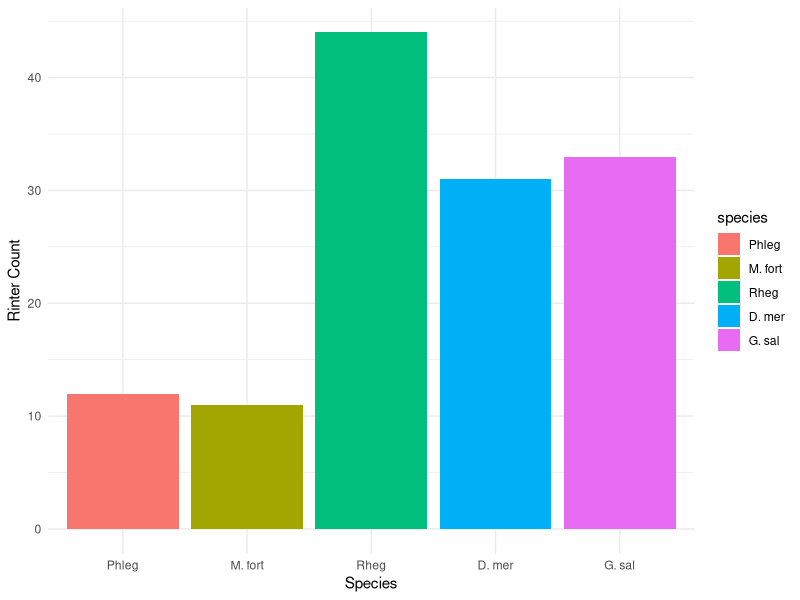
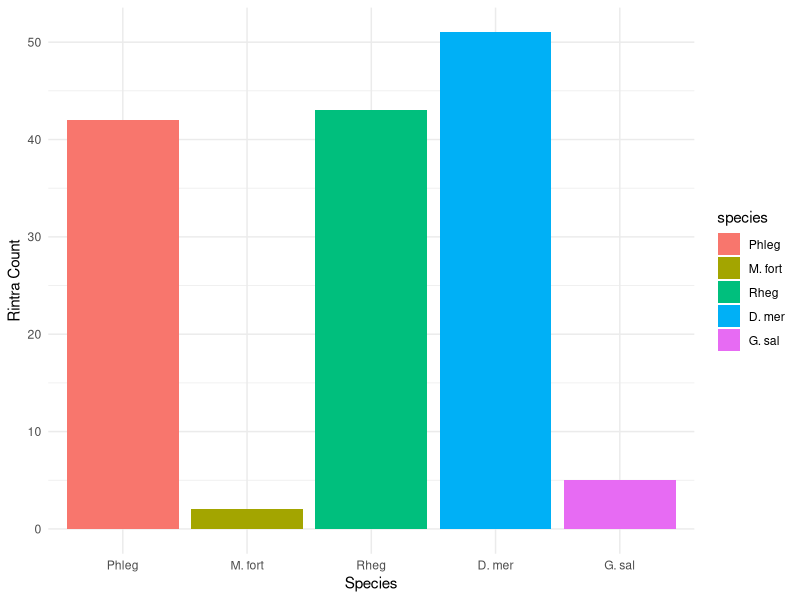
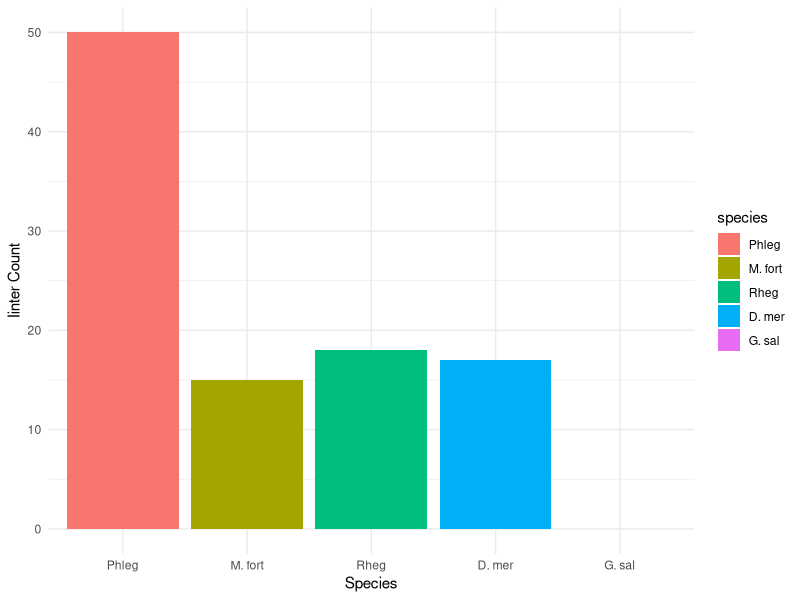
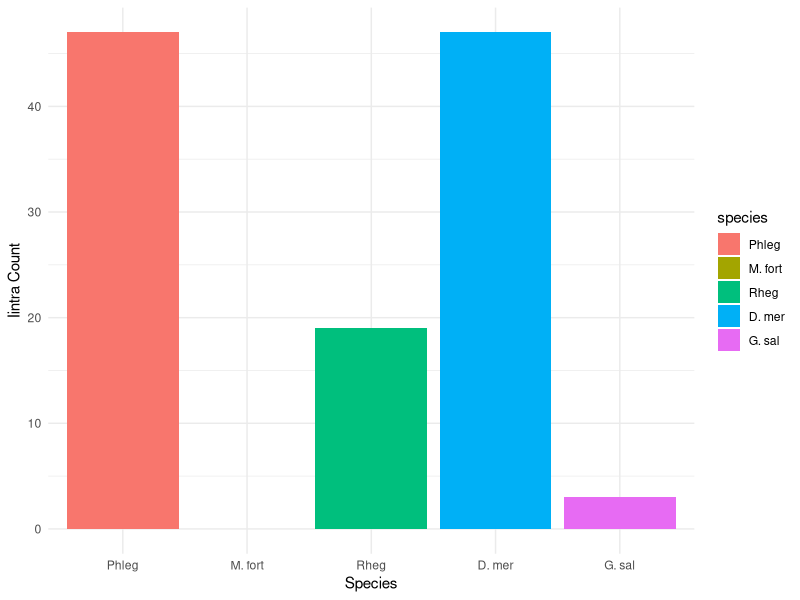

The R script that drew these images, in order:
## ---- chunk 1
rm(list=ls())
library(here)
library(tidyverse)
## ---- chunk 2
data_birds <- read.csv(here("Data", "ForgBout_00_01_07_08.csv"))
## ---- chunk 3
# make binary variables - true or false the interaction occurred

new_bird_ind <- data_birds |>
  mutate(
    Ind_Rinter = (Rinter > 0),
    Ind_Rintra = (Rintra > 0),
    Ind_Iinter = (Iinter > 0),
    Ind_Iintra = (Iintra > 0),
    Ind_Successes = (Successes > 0),
  )

## ---- chunk 4
hierarchy_fct <- c("Phleg", "M. fort", "Rheg", "D. mer", "G. sal") # most dominant to least dominant - this hierarchy leveling is correct
## ---- chunk 5
# use the factor created above to make dataset with that applied
new_bird_ind <- new_bird_ind |> mutate(species = factor(species, hierarchy_fct))
## ---- chunk 6
dim(data_birds) # 1497 rows and 9 variables
glimpse(data_birds)
colSums(is.na(data_birds)) #No NA values in the dataset
## ---- chunk 7
table(data_birds$species) #print how many values for each level of the species variable

summary(new_bird_ind) #get summary tables for each variable

## ---- chunk 8
# code to get rows of one species where one interaction is occurring(Y/N, not counts)
# in order of hierarchy

# Received Intraspecific aggression (same spp to same spp)

new_bird_ind |>
  filter(species == "Phleg") |>
  filter(Ind_Rintra == TRUE)

new_bird_ind |>
  filter(species == "M. fort") |>
  filter(Ind_Rintra == TRUE)

new_bird_ind |>
  filter(species == "Rheg") |>
  filter(Ind_Rintra == TRUE)

new_bird_ind |>
  filter(species == "D. mer") |>
  filter(Ind_Rintra == TRUE)

new_bird_ind |>
  filter(species == "G. sal") |>
  filter(Ind_Rintra == TRUE)
## ---- chunk 9
# Initiated Intraspecific Aggression (same spp to same spp)

new_bird_ind |>
  filter(species == "Phleg") |>
  filter(Ind_Iintra == TRUE)

new_bird_ind |>
  filter(species == "M. fort") |>
  filter(Ind_Iintra == TRUE)

new_bird_ind |>
  filter(species == "Rheg") |>
  filter(Ind_Iintra == TRUE)

new_bird_ind |>
  filter(species == "D. mer") |>
  filter(Ind_Iintra == TRUE)

new_bird_ind |>
  filter(species == "G. sal") |>
  filter(Ind_Iintra == TRUE)
## ---- chunk 10
# Copied over from Jackie's code, modified with my variables

# graphs show the counts by species for each variable recieved or initiated inter and intra specific aggression

ggplot(new_bird_ind, aes(x = species, y = Rinter, fill = species)) +
  geom_bar(stat = "identity") +
  labs(x = "Species", y = "Rinter Count") +
  theme_minimal()

ggplot(new_bird_ind, aes(x = species, y = Rintra, fill = species)) +
  geom_bar(stat = "identity") +
  labs(x = "Species", y = "Rintra Count") +
  theme_minimal()

ggplot(new_bird_ind, aes(x = species, y = Iinter, fill = species)) +
  geom_bar(stat = "identity") +
  labs(x = "Species", y = "Iinter Count") +
  theme_minimal()

ggplot(new_bird_ind, aes(x = species, y = Iintra, fill = species)) +
  geom_bar(stat = "identity") +
  labs(x = "Species", y = "Iintra Count") +
  theme_minimal()
